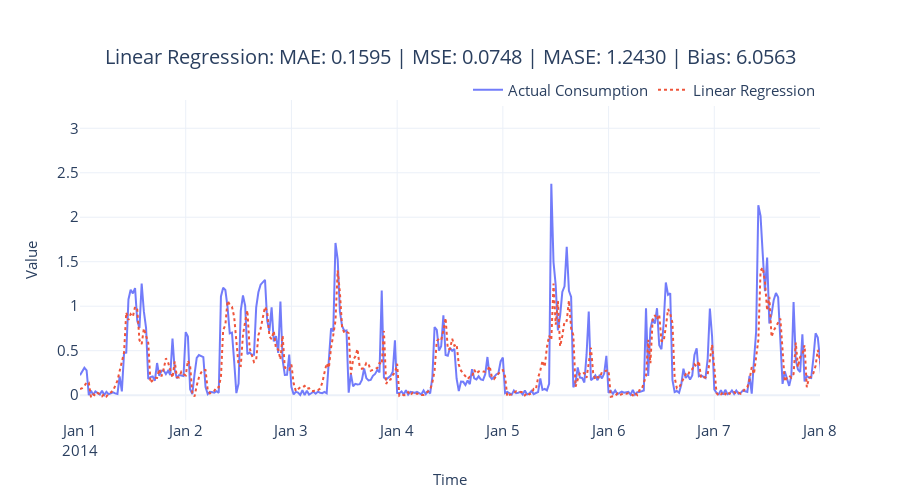

Notebook cell for this chart:
### Code cell
fig = plot_forecast(pred_df, forecast_columns=[model_config.name], forecast_display_names=[model_config.name])
fig = format_plot(fig, title=f"{model_config.name}: MAE: {metrics['MAE']:.4f} | MSE: {metrics['MSE']:.4f} | MASE: {metrics['MASE']:.4f} | Bias: {metrics['Forecast Bias']:.4f}")
fig.update_xaxes(type="date", range=["2014-01-01", "2014-01-08"])
fig.write_image("imgs/chapter_7/lin_reg.png")
fig.show()

### Figure 1 — Plotly figure (JSON) as saved in the notebook; plotly's stock layout.template omitted (floating-point values rounded to 4 significant figures; data arrays with more than 128 entries replaced by an {"elided": "..."} marker saying what was removed)
{"data": [{"line": {"color": "rgba(99,110,250,0.9)"}, "mode": "lines", "name": "Actual Consumption", "type": "scatter", "x": {"elided": "1488 str values"}, "y": {"elided": "1488 float values"}}, {"line": {"color": "rgba(239,85,59,1)", "dash": "dot"}, "mode": "lines", "name": "Linear Regression", "type": "scatter", "x": {"elided": "1488 str values"}, "y": {"elided": "1488 float values"}}], "layout": {"autosize": false, "height": 500, "legend": {"font": {"size": 15}, "orientation": "h", "title": {}, "x": 1, "xanchor": "right", "y": 0.98, "yanchor": "bottom"}, "title": {"font": {"size": 20}, "text": "Linear Regression: MAE: 0.1595 | MSE: 0.0748 | MASE: 1.2430 | Bias: 6.0563", "x": 0.5, "xanchor": "center", "yanchor": "top"}, "width": 900, "xaxis": {"range": ["2014-01-01", "2014-01-08"], "tickfont": {"size": 15}, "title": {"font": {"size": 15}, "text": "Time"}, "type": "date"}, "yaxis": {"tickfont": {"size": 15}, "title": {"font": {"size": 15}, "text": "Value"}}}}
